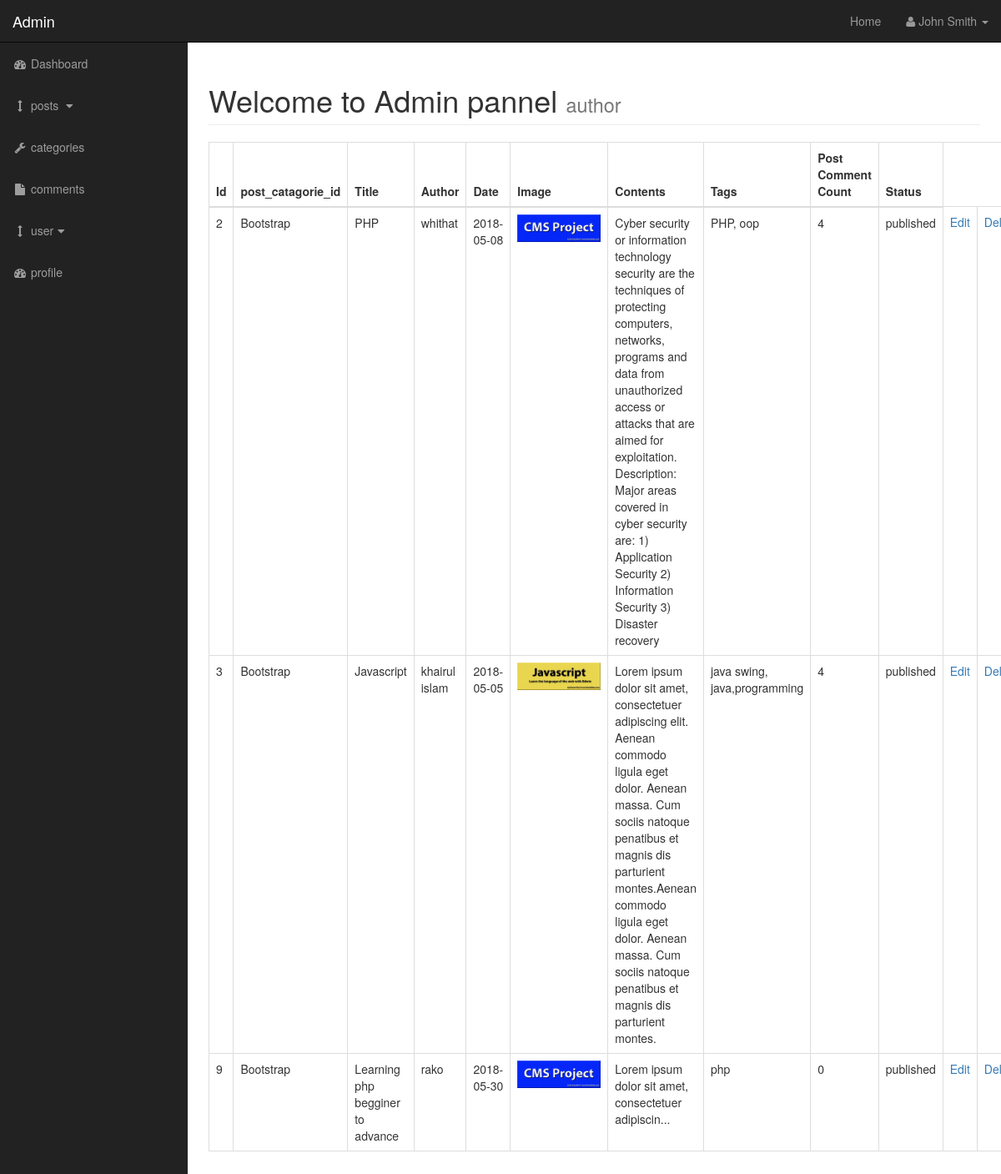
Page /admin/post.php on the committed database.
### tables this page shows
CREATE TABLE `posts` (
  `post_id` int(3) NOT NULL,
  `post_catagorie_id` int(3) NOT NULL,
  `post_title` varchar(255) NOT NULL,
  `post_author` varchar(255) NOT NULL,
  `post_date` date NOT NULL,
  `post_image` text NOT NULL,
  `post_content` text NOT NULL,
  `post_tag` varchar(255) NOT NULL,
  `post_comment_count` int(11) NOT NULL,
  `post_status` varchar(255) NOT NULL DEFAULT 'draft'
);

CREATE TABLE `categories` (
  `cat_id` int(3) NOT NULL,
  `cat_title` varchar(255) NOT NULL
);

### admin/include/view_all_post.php (the view, shortened to what this page needs)
<table class="table table-bordered table-hover">
              <thead>
                  <tr>
                      <th>Id</th>
                      <th>post_catagorie_id</th>
                      <th>Title</th>
                      <th>Author</th>
                      <th>Date</th>
                      <th>Image</th>
                      <th>Contents</th>
                      <th>Tags</th>
                      <th>Post Comment Count</th>
                      <th>Status</th>
                  </tr>
              </thead>
              <tbody>
<?php
        $query = "SELECT * FROM posts ";
        $select_post = mysqli_query($connection,$query);
        while($row = mysqli_fetch_assoc($select_post)){
        $post_id = $row['post_id'];
        $post_catagorie_id = $row['post_catagorie_id'];
        $post_title = $row['post_title'];
        $post_author = $row['post_author'];
        $post_date = $row['post_date'];
        $post_image = $row['post_image'];
        $post_content = $row['post_content'];
        $post_tag = $row['post_tag'];
        $post_comment_count = $row['post_comment_count'];
        $post_status = $row['post_status'];
        echo "<tr>";
        echo "<td>$post_id</td>";
        $query = "SELECT * FROM categories WHERE cat_id = {$post_catagorie_id} ";
        $select_catagories = mysqli_query($connection,$query);
        while($row = mysqli_fetch_assoc($select_catagories)){
             $cat_title = $row['cat_title'];
              echo "<td>{$cat_title}</td>";
        }
        echo "<td>$post_title</td>";
        echo "<td>$post_author</td>";
        echo "<td>$post_date</td>";
        echo "<td><img width='100' src='../images/$post_image'></td>";
        echo "<td>$post_content</td>";
        echo "<td>$post_tag</td>";
        echo "<td>$post_comment_count</td>";
        echo "<td>$post_status</td>";
        echo "<td><a href='post.php?source=edit_post&p_id={$post_id}'>Edit</a></td>";
        echo "<td><a href='post.php?delete={$post_id}'>Delete</a></td>";
        echo " </tr>";
    }
?>
    </tbody>
</table>

### admin/css/sb-admin.css (style rules this page uses)
body { margin-top: 100px; background-color: #222; }
@media (min-width:768px) { body { margin-top: 50px; } }

### rows in the picture
posts: post_id "2", post_title "PHP", post_author "whithat", post_date "2018-05-08", post_image (picture), post_content "Cyber security or information technology security are the techniques of protecting computers, networks, programs and data from unauthorized access or attacks that are aimed for exploitation. Description: Major areas covered in cyber security are: 1) Application Security 2) Information Security 3) Disaster recovery", post_tag "PHP, oop", post_comment_count "4", post_status "published"
categories: cat_title "Bootstrap"
posts: post_id "3", post_title "Javascript", post_author "khairul islam", post_date "2018-05-05", post_image (picture), post_content "Lorem ipsum dolor sit amet, consectetuer adipiscing elit. Aenean commodo ligula eget dolor. Aenean massa. Cum sociis natoque penatibus et magnis dis parturient montes.Aenean commodo ligula eget dolor. Aenean massa. Cum sociis natoque penatibus et magnis dis parturient montes.", post_tag "java swing, java,programming", post_comment_count "4", post_status "published"
posts: post_id "9", post_title "Learning php begginer to advance", post_author "rako", post_date "2018-05-30", post_image (picture), post_content "Lorem ipsum dolor sit amet, consectetuer adipiscin...", post_tag "php", post_comment_count "0", post_status "published"
